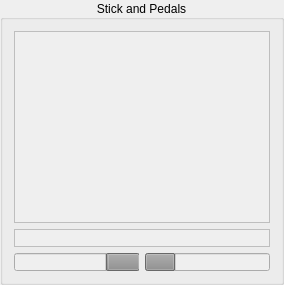
         <widget class="QGroupBox" name="groupBoxStickPedals">
          <property name="title">
           <string>Stick and Pedals</string>
          </property>
          <property name="alignment">
           <set>Qt::AlignCenter</set>
          </property>
          <property name="checkable">
           <bool>false</bool>
          </property>
          <layout class="QGridLayout" name="gridLayout_3">
           <item row="2" column="1">
            <widget class="QProgressBar" name="barBrakeR">
             <property name="enabled">
              <bool>false</bool>
             </property>
             <property name="sizePolicy">
              <sizepolicy hsizetype="Minimum" vsizetype="Fixed">
               <horstretch>0</horstretch>
               <verstretch>0</verstretch>
              </sizepolicy>
             </property>
             <property name="maximumSize">
              <size>
               <width>16777215</width>
               <height>18</height>
              </size>
             </property>
             <property name="value">
              <number>24</number>
             </property>
             <property name="textVisible">
              <bool>false</bool>
             </property>
             <property name="format">
              <string/>
             </property>
            </widget>
           </item>
           <item row="1" column="0" colspan="2">
            <widget class="GraphicsPedals" name="graphicsCtrlPedals">
             <property name="enabled">
              <bool>false</bool>
             </property>
             <property name="sizePolicy">
              <sizepolicy hsizetype="Minimum" vsizetype="Expanding">
               <horstretch>0</horstretch>
               <verstretch>0</verstretch>
              </sizepolicy>
             </property>
             <property name="maximumSize">
              <size>
               <width>16777215</width>
               <height>18</height>
              </size>
             </property>
             <property name="frameShape">
              <enum>QFrame::Box</enum>
             </property>
             <property name="frameShadow">
              <enum>QFrame::Plain</enum>
             </property>
             <property name="verticalScrollBarPolicy">
              <enum>Qt::ScrollBarAlwaysOff</enum>
             </property>
             <property name="horizontalScrollBarPolicy">
              <enum>Qt::ScrollBarAlwaysOff</enum>
             </property>
             <property name="interactive">
              <bool>false</bool>
             </property>
            </widget>
           </item>
           <item row="0" column="0" colspan="2">
            <widget class="GraphicsStick" name="graphicsCtrlStick">
             <property name="enabled">
              <bool>false</bool>
             </property>
             <property name="sizePolicy">
              <sizepolicy hsizetype="Minimum" vsizetype="Expanding">
               <horstretch>0</horstretch>
               <verstretch>0</verstretch>
              </sizepolicy>
             </property>
             <property name="focusPolicy">
              <enum>Qt::NoFocus</enum>
             </property>
             <property name="frameShape">
              <enum>QFrame::Box</enum>
             </property>
             <property name="frameShadow">
              <enum>QFrame::Plain</enum>
             </property>
             <property name="verticalScrollBarPolicy">
              <enum>Qt::ScrollBarAlwaysOff</enum>
             </property>
             <property name="horizontalScrollBarPolicy">
              <enum>Qt::ScrollBarAlwaysOff</enum>
             </property>
             <property name="interactive">
              <bool>false</bool>
             </property>
            </widget>
           </item>
           <item row="2" column="0">
            <widget class="QProgressBar" name="barBrakeL">
             <property name="enabled">
              <bool>false</bool>
             </property>
             <property name="sizePolicy">
              <sizepolicy hsizetype="Minimum" vsizetype="Fixed">
               <horstretch>0</horstretch>
               <verstretch>0</verstretch>
              </sizepolicy>
             </property>
             <property name="maximumSize">
              <size>
               <width>16777215</width>
               <height>18</height>
              </size>
             </property>
             <property name="value">
              <number>24</number>
             </property>
             <property name="textVisible">
              <bool>false</bool>
             </property>
             <property name="invertedAppearance">
              <bool>true</bool>
             </property>
             <property name="format">
              <string/>
             </property>
            </widget>
           </item>
          </layout>
         </widget>
